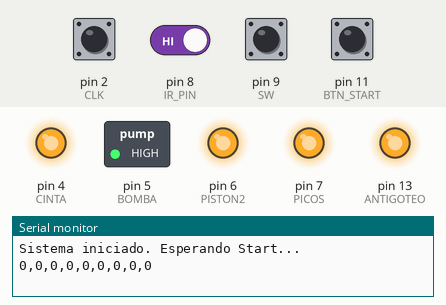
Simulated run of this sketch. Board: Arduino Nano, built with avr-gcc and run on an emulated ATmega328P. Shown: switched loads named in the sketch (green lamp = pin HIGH), output pins drawn as LEDs (lit = HIGH), the last lines printed to the serial monitor. Dashed ring = blinking. The inputs (shaded band) are chosen by the test bench; at power-on: pin 2 (CLK), pin 8 (IR_PIN), pin 9 (SW), pin 11 (BTN_START) HIGH.

Above: at 1.2 s.
1.3 s: pin 11 (BTN_START) pulled LOW for 1 s
At 3.6 s:
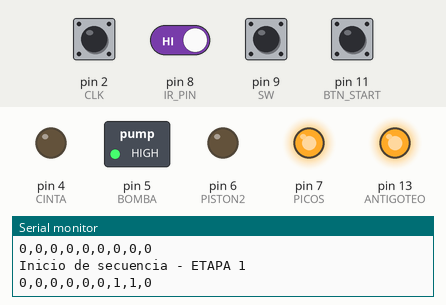
8.8 s: pin 11 (BTN_START) pulled LOW for 0.15 s
At 9.7 s:
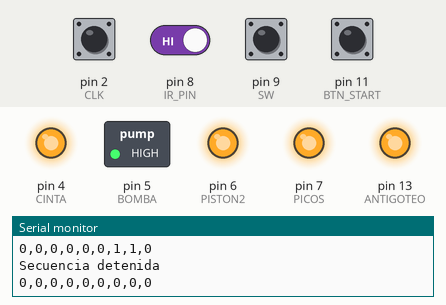
10.5 s: pin 11 (BTN_START) pulled LOW for 3.2 s
At 11.0 s:
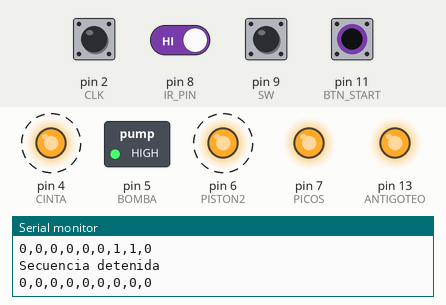
Timing chart, 0 to 15.2 s (numbered marks = the images above; inputs shaded):
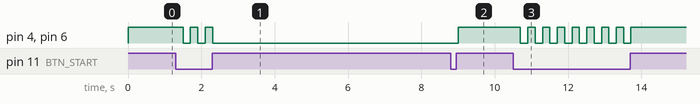

Measured:
- after the input at 1.3 s, pin 4 (CINTA), pin 6 (PISTON2): alternates HIGH for 0.20 s and LOW for 0.20 s, 5 changes in all, then stays LOW, starting after 0.20 s
- after the input at 8.8 s, pin 4 (CINTA), pin 6 (PISTON2): LOW → HIGH after 0.20 s
- after the input at 10.5 s, pin 4 (CINTA), pin 6 (PISTON2): alternates HIGH for 0.20 s and LOW for 0.20 s, 16 changes in all, then stays HIGH, starting after 0.20 s

The sketch:

nano.ino
```cpp
#include <EEPROM.h>

// --- Pines ---
/*
#define CLK 2
#define DT 3
#define SW 4
#define BTN_START 11
#define BOMBA 5
#define PISTON2 6       // Pistón delimitador
#define CINTA 8
#define PICOS 7
#define ANTIGOTEO 9
#define IR_PIN 12*/
#define CLK 2
#define DT 3
#define SW 9
#define BTN_START 11
#define BOMBA 5
#define PISTON2 6       // Pistón delimitador
#define CINTA 4
#define PICOS 7
#define ANTIGOTEO 13
#define IR_PIN 8

// --- Constantes de tiempo ---
#define TIEMPO_ALINEACION 1000  // 1 segundo para alinear
#define TIEMPO_LEVANTE_PICOS 1000 // 1 segundo espera que levanten picos

// --- Variables EEPROM ---
long tiempo1=5000, tiempo2=3000, tiempoPicos=100, tiempox=1000;
int cantidadMax = 4;
bool huboCambio = false;
int total;
int subtotal;
int contadorCiclos = 0;

// --- Variables de estado ---
int etapa = 0;
int contadorBotellas = 0;
bool sistemaActivo = false;
bool editando = false;
int variableSeleccionada = 0;
unsigned long etapaStartTime = 0;
volatile int lastClkState;
int encoderPos = 0;
unsigned long lastButtonTime = 0;
int valorAntes;

// --- Prototipos ---
void iniciarSecuencia();
void detenerSecuencia();
void ejecutarEtapas();
void leerEncoder();
void guardarVariablesEEPROM();
void cargarVariablesEEPROM();
void cambiarVariable();
void enviarEstadoSerial();

void setup() {
  Serial.begin(9600);

  pinMode(CLK, INPUT_PULLUP);
  pinMode(DT, INPUT_PULLUP);
  pinMode(SW, INPUT_PULLUP);
  pinMode(BTN_START, INPUT_PULLUP);
  pinMode(IR_PIN, INPUT_PULLUP);

  pinMode(BOMBA, OUTPUT);
  pinMode(PISTON2, OUTPUT);
  pinMode(CINTA, OUTPUT);
  pinMode(PICOS, OUTPUT);
  pinMode(ANTIGOTEO, OUTPUT);

  // --- Apagar todo al inicio (LÓGICA INVERTIDA: HIGH = APAGADO) ---
  digitalWrite(BOMBA, HIGH);
  digitalWrite(PISTON2, HIGH);
  digitalWrite(CINTA, HIGH);
  digitalWrite(PICOS, HIGH);
  digitalWrite(ANTIGOTEO, HIGH);

  attachInterrupt(digitalPinToInterrupt(CLK), leerEncoder, CHANGE);
  cargarVariablesEEPROM();

  contadorCiclos = 0;
  valorAntes = tiempo1 + tiempo2;
  lastClkState = digitalRead(CLK);

  Serial.println("Sistema iniciado. Esperando Start...");
  enviarEstadoSerial();
}

void loop() {
  // --- Botón Start/Stop ---
  if (digitalRead(BTN_START) == LOW) {
    delay(200);
    sistemaActivo = !sistemaActivo;
    if (sistemaActivo) iniciarSecuencia();
    else detenerSecuencia();
    enviarEstadoSerial();
  }

  // --- Botón del encoder ---
  if (digitalRead(SW) == LOW) {
    if (millis() - lastButtonTime > 250) {
      Serial.print("click");
      guardarVariablesEEPROM();
      cambiarVariable();
      lastButtonTime = millis();
      enviarEstadoSerial();
    }
  }

  // --- Contador IR (Solo funciona en Etapa 1) ---
  static int lastIR = HIGH;
  int currentIR = digitalRead(IR_PIN);

  if (currentIR == LOW && lastIR == HIGH && sistemaActivo && etapa == 1) {
    contadorBotellas++;
    delay(250); // Anti-rebote
    Serial.print("Botella detectada: ");
    Serial.println(contadorBotellas);
  }

  // Transición de Etapa 1 a Etapa 2
  if (contadorBotellas >= cantidadMax && sistemaActivo && etapa == 1) {
    Serial.println("Cantidad alcanzada -> Etapa 2");
    etapa = 2;
    etapaStartTime = millis();
    enviarEstadoSerial();
  }

  lastIR = currentIR;

  // --- Envío de estado periódico ---
  static unsigned long lastSerialSend = 0;
  if (millis() - lastSerialSend > 200) {
    enviarEstadoSerial();
    lastSerialSend = millis();
  }

  // --- Ejecutar etapas de la máquina ---
  if (sistemaActivo) {
    ejecutarEtapas();
  }
}

// ===================== FUNCIONES DE LA MÁQUINA =====================

void iniciarSecuencia() {
  etapa = 1;
  contadorBotellas = 0;
  Serial.println("Inicio de secuencia - ETAPA 1");
  // LÓGICA INVERTIDA: LOW = ENCENDIDO
  digitalWrite(CINTA, LOW);      // Cinta ON
  digitalWrite(PISTON2, LOW);    // Pistón delimitador ON (bajado)
  enviarEstadoSerial();
}

void detenerSecuencia() {
  sistemaActivo = false;
  etapa = 0;
  contadorBotellas = 0;
  Serial.println("Secuencia detenida");

  // Apagar todo (LÓGICA INVERTIDA: HIGH = APAGADO)
  digitalWrite(BOMBA, HIGH);
  digitalWrite(PISTON2, HIGH);
  digitalWrite(CINTA, HIGH);
  digitalWrite(PICOS, HIGH);
  digitalWrite(ANTIGOTEO, HIGH);
  enviarEstadoSerial();
}

void ejecutarEtapas() {
  switch (etapa) {
    case 2: // Espera para alinear (1 seg) y apaga cinta
      digitalWrite(CINTA, HIGH); // Cinta OFF
      Serial.println("ETAPA 2 -> Alineando...");
      etapa = 3;
      etapaStartTime = millis();
      enviarEstadoSerial();
      break;

    case 3: // Espera el tiempo de alineación, luego baja picos y activa antigoteo
      if (millis() - etapaStartTime >= TIEMPO_ALINEACION) {
        digitalWrite(PICOS, LOW);      // Picos ON (Bajados)
        digitalWrite(ANTIGOTEO, LOW);  // Antigoteo ON
        Serial.println("ETAPA 3 -> Picos bajan / Antigoteo ON");
        etapa = 4;
        etapaStartTime = millis();
        enviarEstadoSerial();
      }
      break;

    case 4: // Llenado (Bomba ON)
      // Espera un momento mínimo para que bajen los picos (opcional, 500ms)
      if (millis() - etapaStartTime >= 500) {
        digitalWrite(BOMBA, LOW); // Bomba ON
        Serial.println("ETAPA 4 -> Bomba ON (Llenando)");
        etapa = 5;
        etapaStartTime = millis();
        enviarEstadoSerial();
      }
      break;

    case 5: // Fin de llenado, espera tiempo1
      if (millis() - etapaStartTime >= tiempo1) {
        digitalWrite(BOMBA, HIGH); // Bomba OFF
        Serial.println("ETAPA 5 -> Bomba OFF (Descompresión)");
        etapa = 6;
        etapaStartTime = millis();
        enviarEstadoSerial();
      }
      break;

    case 6: // Fin de descompresión, espera tiempo2
      if (millis() - etapaStartTime >= tiempo2) {
        digitalWrite(PICOS, HIGH);     // Picos OFF (Suben)
        digitalWrite(ANTIGOTEO, LOW);  // Antigoteo ON (Se mantiene o activa para evitar goteo al subir)
        Serial.println("ETAPA 6 -> Picos suben / Antigoteo ON");
        etapa = 7;
        etapaStartTime = millis();
        enviarEstadoSerial();
      }
      break;

    case 7: // Espera 1 segundo a que levanten los picos
      if (millis() - etapaStartTime >= TIEMPO_LEVANTE_PICOS) {
        digitalWrite(CINTA, LOW);    // Cinta ON (para sacar bidones)
        digitalWrite(PISTON2, HIGH); // Pistón delimitador OFF (Levantado, deja pasar)
        Serial.println("ETAPA 7 -> Cinta ON / Pistón delimitador OFF");
        etapa = 8;
        // No reseteamos startTime aquí, lo haremos en la etapa 8 si es necesario,
        // pero usaremos detección de flanco.
        enviarEstadoSerial();
      }
      break;

    case 8: // Espera detectar el PRIMER nuevo envase para reiniciar
      {
        static int lastIRReset = HIGH;
        int currentIR = digitalRead(IR_PIN);

        // Detecta cuando entra el primer nuevo envase (flanco de bajada)
        if (currentIR == LOW && lastIRReset == HIGH) {
          Serial.println("Primer nuevo envase detectado -> Reiniciando ciclo");
          digitalWrite(PISTON2, LOW); // Pistón delimitador ON (Baja para detener los nuevos)
          contadorBotellas = 0;       // Ya contamos 1, faltan 3 para llegar a 4
          contadorCiclos++;
          etapa = 1;                  // Vuelve a la etapa de conteo
          enviarEstadoSerial();
        }
        lastIRReset = currentIR;
      }
      break;
  }
}

// --- ENCODER ---
void leerEncoder() {
  int clkState = digitalRead(CLK);
  int dtState = digitalRead(DT);

  if (clkState != lastClkState) {
    if (dtState != clkState) encoderPos++;
    else encoderPos--;

    if (editando) {
      switch (variableSeleccionada) {
        case 0:  tiempo1 = constrain(tiempo1 + encoderPos * 1000, 0, 99000L); break;
        case 1:  tiempo2 = constrain(tiempo2 + encoderPos * 1000, 0, 99000L); break;
      }

      Serial.print("Cambio variable ");
      Serial.print(variableSeleccionada);
      Serial.print(" = ");
      Serial.println(variableSeleccionada == 0 ? tiempo1 : tiempo2);
      encoderPos = 0;
      enviarEstadoSerial();
    }
  }
  lastClkState = clkState;
}

// --- CAMBIAR VARIABLE A EDITAR ---
void cambiarVariable() {
  variableSeleccionada++;
  if (variableSeleccionada > 1) variableSeleccionada = 0;
  editando = true;

  Serial.print("Editando variable ");
  switch (variableSeleccionada) {
    case 0: Serial.println("tiempo1"); break;
    case 1: Serial.println("tiempo2"); break;
  }
}

// --- EEPROM ---
void cargarVariablesEEPROM() {
  EEPROM.get(0, tiempo1);
  EEPROM.get(4, tiempo2);

  if (tiempo1 == 0xFFFF) { // nunca grabado
    tiempo1 = tiempo2 = 6000;
    guardarVariablesEEPROM();
  }
}

void guardarVariablesEEPROM() {
  EEPROM.put(0, tiempo1);
  EEPROM.put(4, tiempo2);
  Serial.println("💾 Guardado en EEPROM");
}

// ===================== COMUNICACIÓN SERIAL =====================
void enviarEstadoSerial() {
  int tiempoRestante_ms = 0;
  unsigned long elapsedTime = 0;

  if (sistemaActivo && (etapa >= 4 && etapa <= 6)) {
    elapsedTime = millis() - etapaStartTime;
    long tiempoTotalEtapa = 0;

    if (etapa == 4) tiempoTotalEtapa = 500; // Tiempo mínimo bajada picos
    else if (etapa == 5) tiempoTotalEtapa = tiempo1;
    else if (etapa == 6) tiempoTotalEtapa = tiempo2;

    tiempoRestante_ms = (tiempoTotalEtapa > elapsedTime) ?
                        (tiempoTotalEtapa - elapsedTime) : 0;
  }

  int tiempoRestante_s = tiempoRestante_ms / 1000;

  total = tiempo1 + tiempo2 + contadorBotellas + contadorCiclos +
          variableSeleccionada + etapa + tiempoRestante_s;

  if (total != subtotal) {
    subtotal = total;

    Serial.print(tiempo1/1000);
    Serial.print(",");
    Serial.print(tiempo2/1000);
    Serial.print(",");
    Serial.print(contadorBotellas);
    Serial.print(",");
    Serial.print("0"); // contadorSalida eliminado
    Serial.print(",");
    Serial.print(contadorCiclos);
    Serial.print(",");
    Serial.print(variableSeleccionada);
    Serial.print(",");
    Serial.print(etapa);
    Serial.print(",");
    Serial.print(sistemaActivo ? 1 : 0);
    Serial.print(",");
    Serial.println(tiempoRestante_s);
  }
}
```
